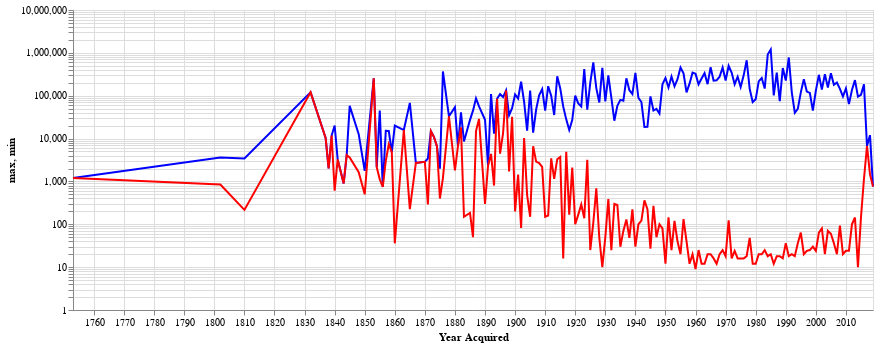

Notebook code cell kept with this figure:
### Code cell
lines = alt.Chart(stats.reset_index()).mark_line().encode(
    alt.X("Year Acquired:T"),
).properties(
    width=800
)

lines = alt.layer(
    lines.mark_line(color='blue').encode(
        alt.Y('max:Q', scale=alt.Scale(type='log'))
    ),
    lines.mark_line(color='red').encode(
        alt.Y('min:Q', scale=alt.Scale(type='log'))
    )
)

lines

### Figure 1 — Vega-Lite specification as saved in the notebook (floating-point values rounded to 4 significant figures; data arrays with more than 128 entries replaced by an {"elided": "..."} marker saying what was removed)
{"config": {"view": {"continuousWidth": 400, "continuousHeight": 300}}, "layer": [{"mark": {"type": "line", "color": "blue"}, "encoding": {"x": {"field": "Year Acquired", "type": "temporal"}, "y": {"field": "max", "scale": {"type": "log"}, "type": "quantitative"}}, "width": 800}, {"mark": {"type": "line", "color": "red"}, "encoding": {"x": {"field": "Year Acquired", "type": "temporal"}, "y": {"field": "min", "scale": {"type": "log"}, "type": "quantitative"}}, "width": 800}], "data": {"name": "data-e8e4ee6bd8c2fa467c1704c26de52e8e"}, "$schema": "https://vega.github.io/schema/vega-lite/v4.17.0.json", "datasets": {"data-e8e4ee6bd8c2fa467c1704c26de52e8e": {"elided": "171 records"}}}
